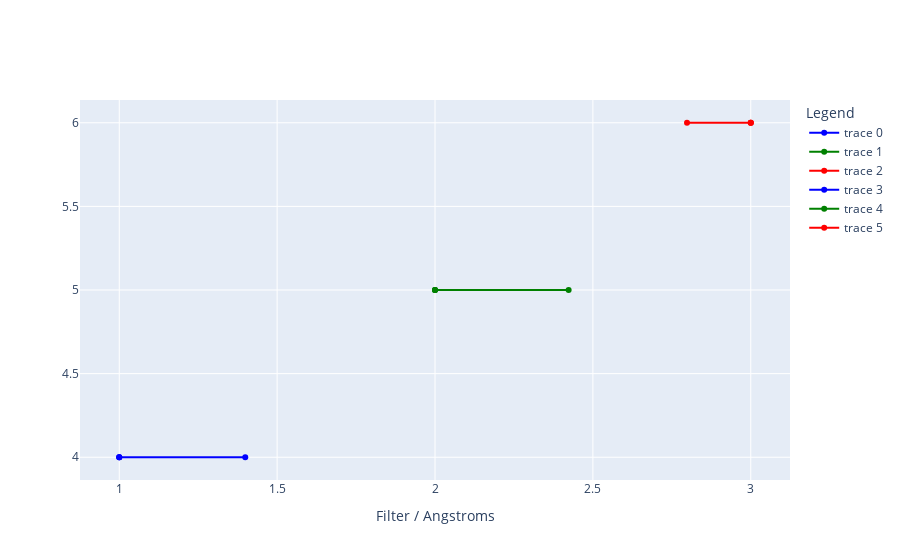

Notebook code cell kept with this figure:
### Code cell
# Fix this bruhhh ??? maybe plot in bokeh
#  import data?

benzene = rdkit.Chem.MolFromSmiles("c1ccccc1")
benzene_smiles = "c1ccccc1"
coords, diagrams_basic = smiles_to_persistence_diagrams(benzene_smiles)

x_val_a = [x for x in diagrams_basic[0][:,0]]
x_val_b = [x for x in diagrams_basic[0][:,1]]
y_val = [-x for x in range(len(x_val_a))]
col = [int(x) for x in diagrams_basic[0][:,2]]

col=['r','r','r','r','r','r','r','r','r','r','r','b','g']

# for i in range(3,0,-1):
#     plt.plot([x_val_a[-i],x_val_b[-i]],[y_val[-i],y_val[-i]], c=col[-i])
# plt.legend([r'$\beta_0$',r'$\beta_1$',r'$\beta_2$'])
# for i in range(len(x_val_a)):
#     plt.plot([x_val_a[i],x_val_b[i]],[y_val[i],y_val[i]], c=col[i])
# plt.xlabel('Filter / Angstroms')
# plt.yticks([])

import plotly.graph_objects as go

x_val_a = [1, 2, 3]
y_val = [4, 5, 6]
col = ['blue', 'green', 'red']

traces_a = []
for i in range(len(x_val_a)):
    traces_a.append(go.Line(x=[x_val_a[i], x_val_a[i]], y=[y_val[i], y_val[i]], line_color=col[i]))

traces_b = []
for i in range(3, 0, -1):
    traces_b.append(go.Line(x=[x_val_a[-i], x_val_b[-i]], y=[y_val[-i], y_val[-i]], line_color=col[-i]))

fig = go.Figure(data=[*traces_a, *traces_b])

fig.update_layout(xaxis_title='Filter / Angstroms', yaxis_title='', legend_title='Legend')

fig.show()

### Figure 1 — Plotly figure (JSON) as saved in the notebook; plotly's stock layout.template omitted (floating-point values rounded to 4 significant figures)
{"data": [{"line": {"color": "blue"}, "type": "scatter", "x": [1, 1], "y": [4, 4]}, {"line": {"color": "green"}, "type": "scatter", "x": [2, 2], "y": [5, 5]}, {"line": {"color": "red"}, "type": "scatter", "x": [3, 3], "y": [6, 6]}, {"line": {"color": "blue"}, "type": "scatter", "x": [1, 1.399], "y": [4, 4]}, {"line": {"color": "green"}, "type": "scatter", "x": [2, 2.423], "y": [5, 5]}, {"line": {"color": "red"}, "type": "scatter", "x": [3, 2.798], "y": [6, 6]}], "layout": {"legend": {"title": {"text": "Legend"}}, "xaxis": {"title": {"text": "Filter / Angstroms"}}, "yaxis": {"title": {"text": ""}}}}
